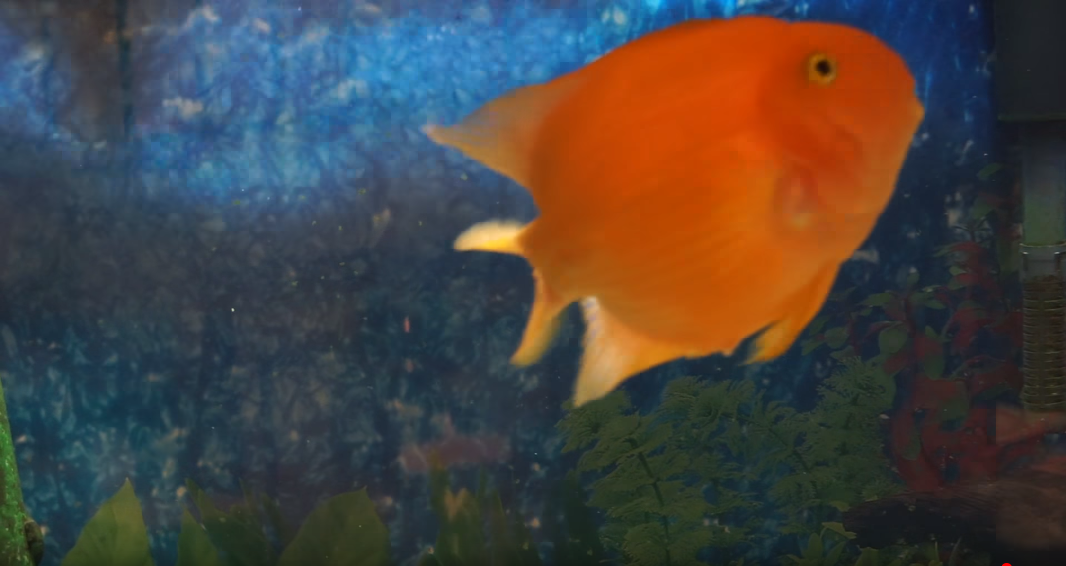
#> input picture Fisrt_img_process/data/fish.png, 1066 x 566 px
$ jupyter execute 'Lec#3.ipynb'
#> lines starting #> are read from the running program, lines starting #| are printed output that depends on the picture; after the words box and inside, x2 and y2 are one past the last pixel; in counts of white or black regions, pixels touching at a corner belong together
## Fish

### NOTE: model detect edges when happen surprise change in pixel

## MASK : use to show the pattern  for object "Ground truth for any object

[cell 1]
# import lib
import cv2
import numpy as np
import matplotlib.pyplot as plt

[cell 2]
fish=cv2.imread('./data/fish.png')
#> fish is the input picture: shape (566, 1066, 3); mean B, G, R 64, 67.3, 73.2
plt.imshow(fish[:,:,::-1])

[cell 3]
background=cv2.imread('./data/background.png')
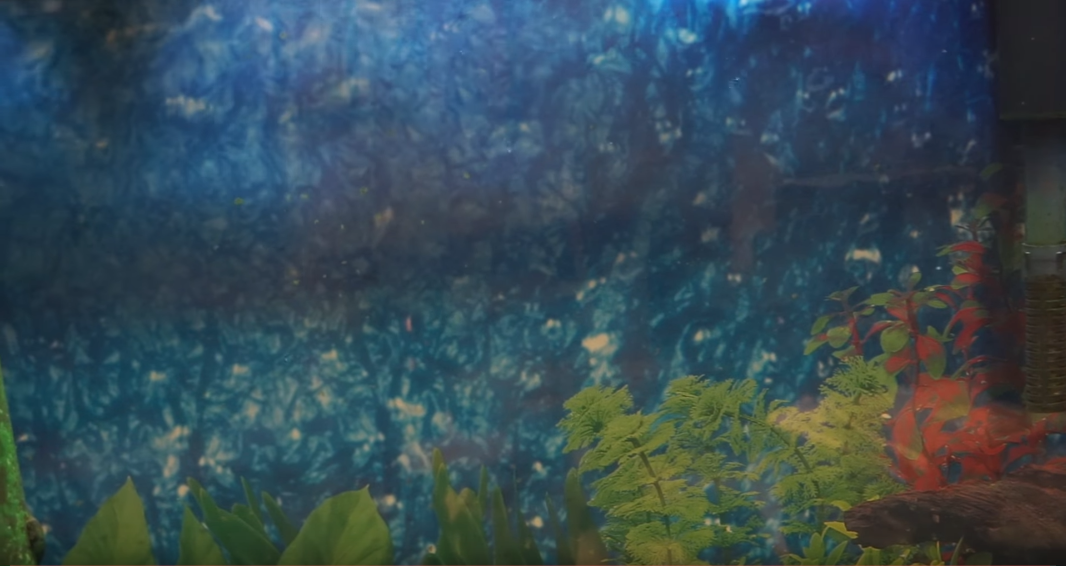
#> input picture Fisrt_img_process/data/background.png, 1066 x 566 px
#> background is the input picture: shape (566, 1066, 3); mean B, G, R 84.5, 75.6, 55.1
plt.imshow(background[:,:,::-1])

[cell 4]
#BGR to HSV
fish_hsv=cv2.cvtColor(fish, cv2.COLOR_BGR2HSV)
#> fish_hsv: shape (566, 1066, 3); mean H, S, V 77.3, 124.3, 99.5
plt.imshow(fish_hsv)

## creat mask for fish obj

[cell 5]
mask = cv2.inRange(fish_hsv, (5, 75, 25), (25, 255, 255))
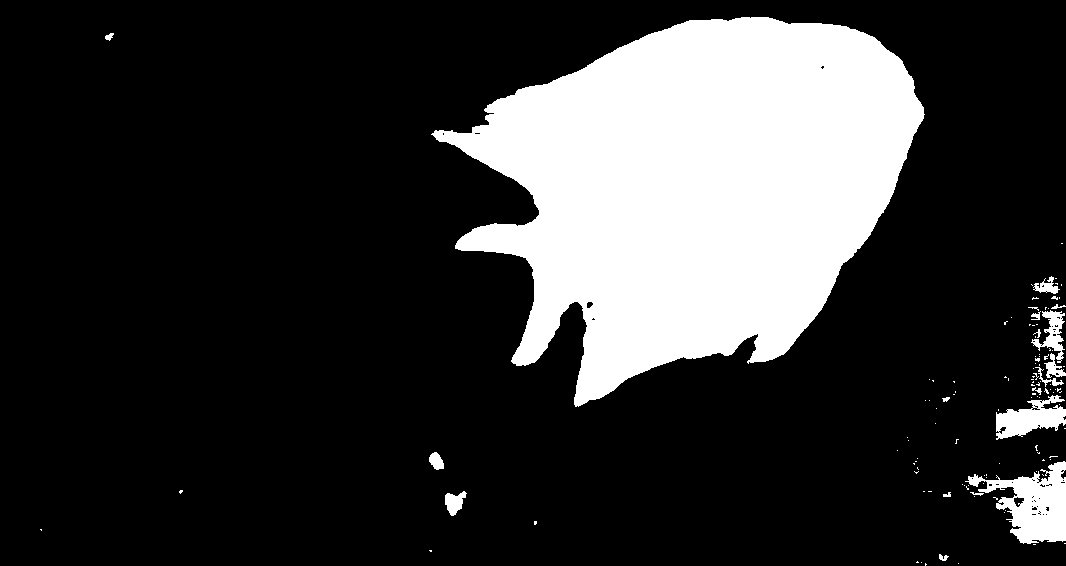
#> mask: shape (566, 1066); 20.8% white; 119 white regions (101 under 20 px), largest, box (x1, y1, x2, y2) and area: (431, 17, 925, 407) 117281, (965, 461, 1066, 544) 4055, (996, 395, 1066, 440) 1719
mask

[cell 6]
imask = mask > 0
orange = np.zeros_like(fish, np.uint8)
orange[imask] = fish[imask]
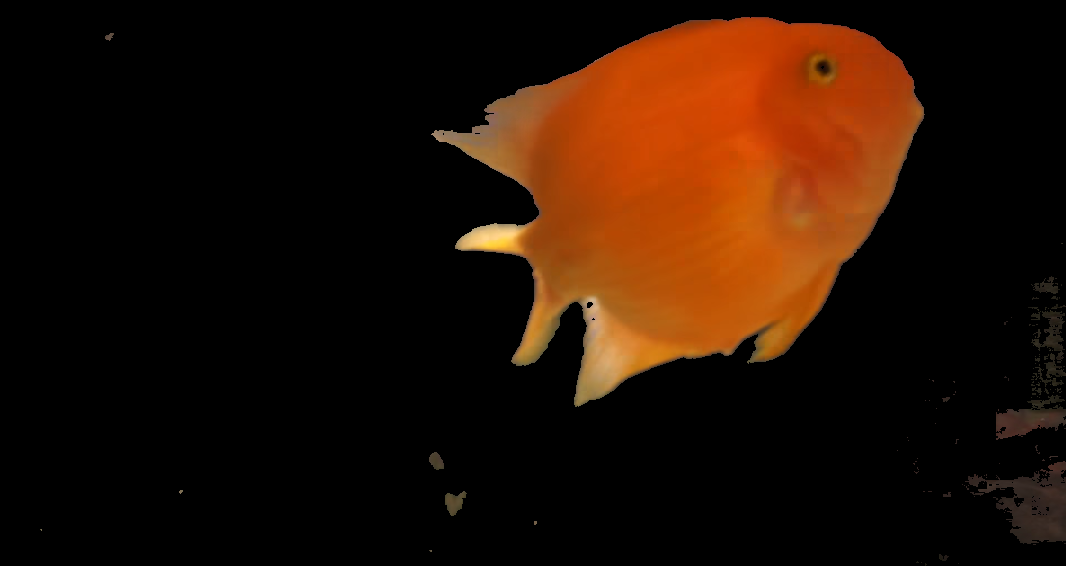
#> orange: shape (566, 1066, 3); mean B, G, R 3.6, 16.3, 36.3

[cell 7]
plt.imshow(orange[:,:,::-1])

## convert the color of fish to yalow

[cell 8]
yellow_fish = fish.copy()
fish_hsv[...,0] = fish_hsv[...,0] -60
#> fish_hsv: shape (566, 1066, 3); mean H, S, V 98.9, 124.3, 99.5
yellow_fish[imask] = cv2.cvtColor(fish_hsv, cv2.COLOR_HSV2BGR)[imask]
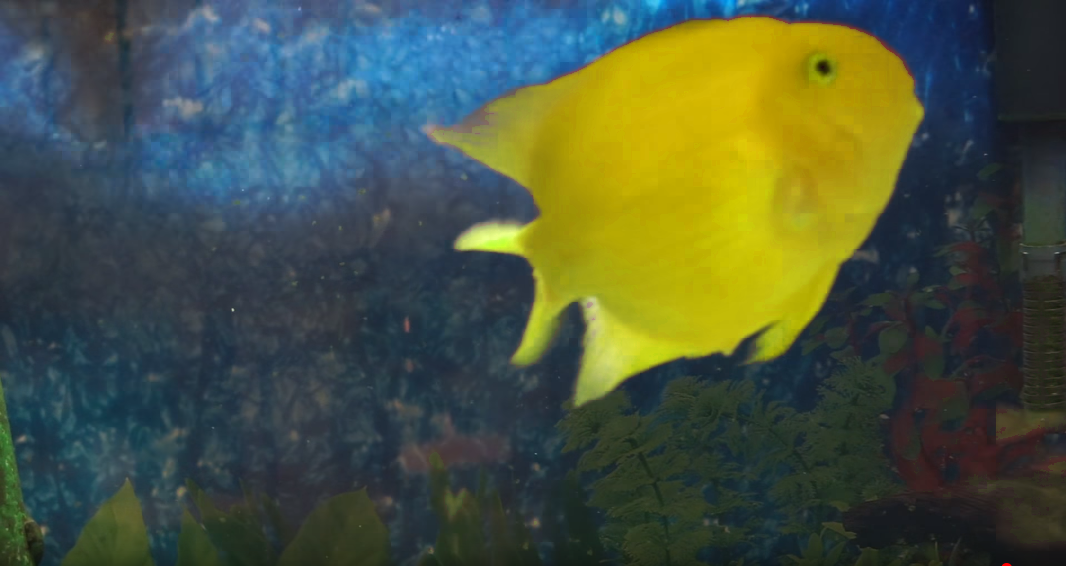
#> yellow_fish: shape (566, 1066, 3); mean B, G, R 63.9, 84.4, 73

[cell 9]
plt.imshow(yellow_fish[:,:,::-1])

## just fish and remove backgroung

[cell 10]
backfish = cv2.bitwise_and(background, background, mask = (np.bitwise_not(imask)).astype(np.uint8))
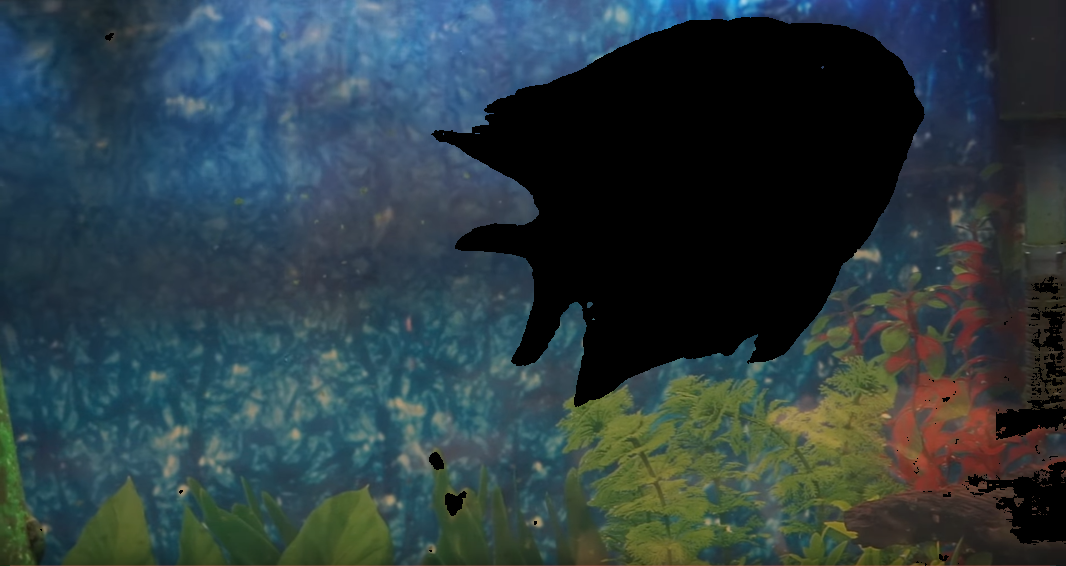
#> backfish: shape (566, 1066, 3); mean B, G, R 65.7, 60.8, 44.6
no_fish = fish.copy()
no_fish = cv2.bitwise_and(no_fish, no_fish, mask = (np.bitwise_not(imask)).astype(np.uint8))
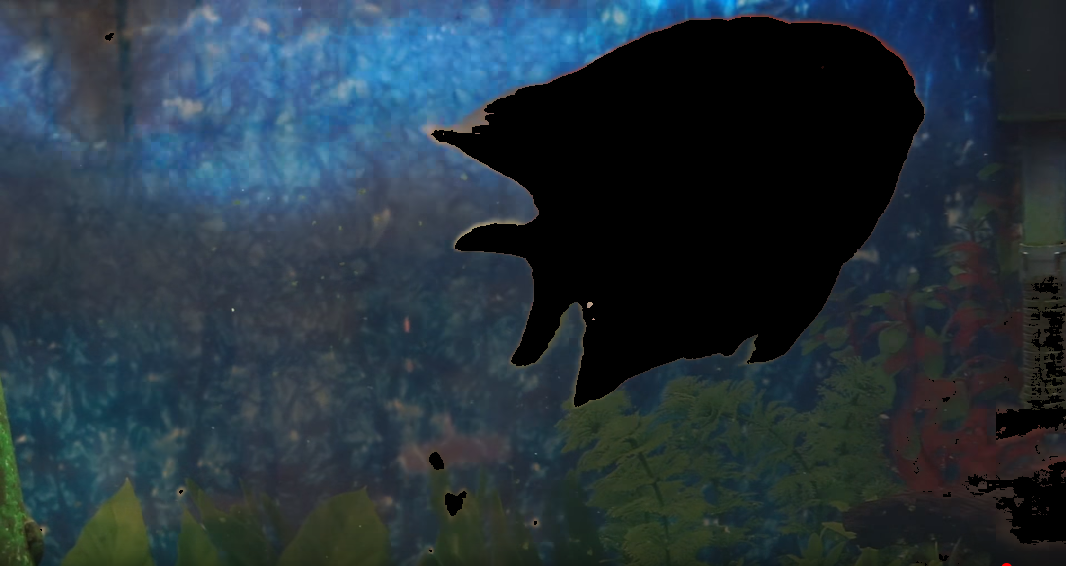
#> no_fish: shape (566, 1066, 3); mean B, G, R 60.4, 51, 37
no_fish = no_fish + backfish
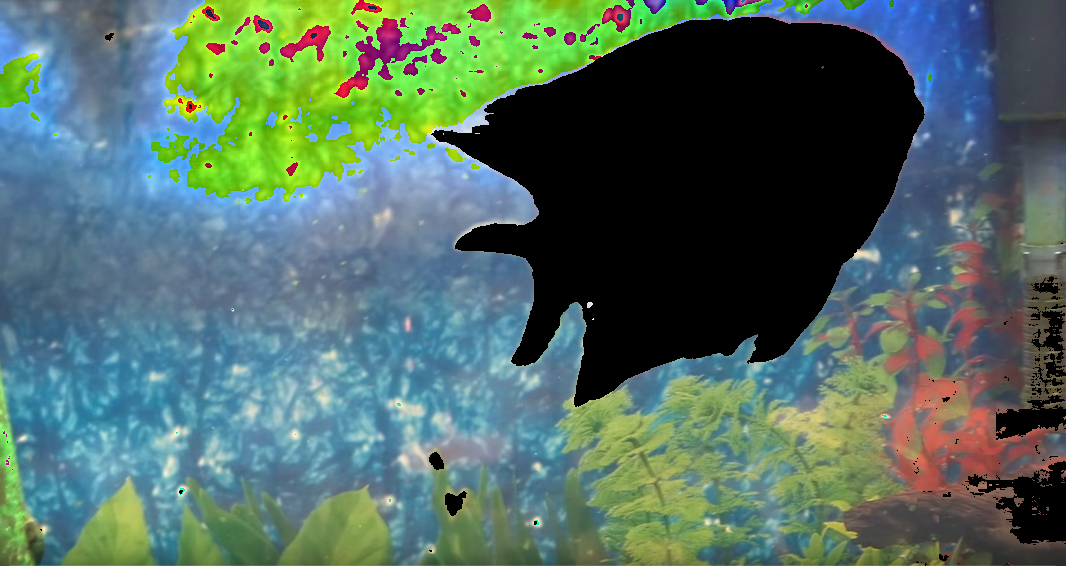
#> no_fish: shape (566, 1066, 3); mean B, G, R 98.9, 108.7, 81.4

[cell 11]
plt.imshow(no_fish[:,:,::-1])
